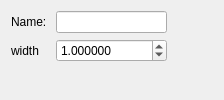
        <widget class="QWidget" name="tab_parapet">
         <attribute name="title">
          <string>parapet</string>
         </attribute>
         <layout class="QFormLayout" name="formLayout_14">
          <item row="0" column="0">
           <layout class="QFormLayout" name="formLayout">
            <property name="sizeConstraint">
             <enum>QLayout::SetFixedSize</enum>
            </property>
            <item row="0" column="0">
             <widget class="QLabel" name="label_34">
              <property name="minimumSize">
               <size>
                <width>39</width>
                <height>0</height>
               </size>
              </property>
              <property name="text">
               <string>Name:</string>
              </property>
             </widget>
            </item>
            <item row="0" column="1">
             <widget class="QLineEdit" name="parapetNameLineEdit">
              <property name="sizePolicy">
               <sizepolicy hsizetype="MinimumExpanding" vsizetype="Fixed">
                <horstretch>0</horstretch>
                <verstretch>0</verstretch>
               </sizepolicy>
              </property>
              <property name="readOnly">
               <bool>true</bool>
              </property>
             </widget>
            </item>
            <item row="1" column="0">
             <widget class="QLabel" name="label_17">
              <property name="text">
               <string>width</string>
              </property>
             </widget>
            </item>
            <item row="1" column="1">
             <widget class="QDoubleSpinBox" name="parapetWidthDoubleSpinBox">
              <property name="decimals">
               <number>6</number>
              </property>
              <property name="maximum">
               <double>99999999.000000000000000</double>
              </property>
              <property name="singleStep">
               <double>0.010000000000000</double>
              </property>
              <property name="value">
               <double>1.000000000000000</double>
              </property>
             </widget>
            </item>
           </layout>
          </item>
          <item row="0" column="1">
           <spacer name="horizontalSpacer_11">
            <property name="orientation">
             <enum>Qt::Horizontal</enum>
            </property>
            <property name="sizeHint" stdset="0">
             <size>
              <width>40</width>
              <height>20</height>
             </size>
            </property>
           </spacer>
          </item>
         </layout>
        </widget>
